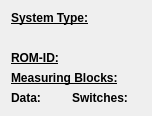
<?xml version="1.0" encoding="UTF-8"?>
<ui version="4.0">
 <class>CUinfo_simple_Form</class>
 <widget class="QWidget" name="CUinfo_simple_Form">
  <property name="geometry">
   <rect>
    <x>0</x>
    <y>0</y>
    <width>148</width>
    <height>112</height>
   </rect>
  </property>
  <property name="sizePolicy">
   <sizepolicy hsizetype="Expanding" vsizetype="Expanding">
    <horstretch>0</horstretch>
    <verstretch>0</verstretch>
   </sizepolicy>
  </property>
  <property name="minimumSize">
   <size>
    <width>0</width>
    <height>0</height>
   </size>
  </property>
  <property name="font">
   <font>
    <family>Liberation Sans</family>
    <pointsize>12</pointsize>
    <weight>75</weight>
    <bold>true</bold>
   </font>
  </property>
  <property name="windowTitle">
   <string/>
  </property>
  <layout class="QGridLayout" name="gridLayout">
   <item row="0" column="0" colspan="5">
    <widget class="QLabel" name="systemTypeTitle_label">
     <property name="sizePolicy">
      <sizepolicy hsizetype="Expanding" vsizetype="Expanding">
       <horstretch>0</horstretch>
       <verstretch>0</verstretch>
      </sizepolicy>
     </property>
     <property name="font">
      <font>
       <pointsize>9</pointsize>
       <weight>75</weight>
       <bold>true</bold>
       <underline>true</underline>
      </font>
     </property>
     <property name="text">
      <string>System Type:</string>
     </property>
    </widget>
   </item>
   <item row="1" column="0" colspan="5">
    <widget class="QLabel" name="systemType_label">
     <property name="sizePolicy">
      <sizepolicy hsizetype="Expanding" vsizetype="Expanding">
       <horstretch>0</horstretch>
       <verstretch>0</verstretch>
      </sizepolicy>
     </property>
     <property name="palette">
      <palette>
       <active>
        <colorrole role="WindowText">
         <brush brushstyle="SolidPattern">
          <color alpha="255">
           <red>0</red>
           <green>0</green>
           <blue>255</blue>
          </color>
         </brush>
        </colorrole>
       </active>
       <inactive>
        <colorrole role="WindowText">
         <brush brushstyle="SolidPattern">
          <color alpha="255">
           <red>0</red>
           <green>0</green>
           <blue>255</blue>
          </color>
         </brush>
        </colorrole>
       </inactive>
       <disabled>
        <colorrole role="WindowText">
         <brush brushstyle="SolidPattern">
          <color alpha="255">
           <red>118</red>
           <green>116</green>
           <blue>108</blue>
          </color>
         </brush>
        </colorrole>
       </disabled>
      </palette>
     </property>
     <property name="font">
      <font>
       <pointsize>9</pointsize>
       <weight>75</weight>
       <bold>true</bold>
      </font>
     </property>
     <property name="text">
      <string/>
     </property>
    </widget>
   </item>
   <item row="2" column="0" colspan="2">
    <widget class="QLabel" name="romIDtitle_label">
     <property name="sizePolicy">
      <sizepolicy hsizetype="Expanding" vsizetype="Expanding">
       <horstretch>0</horstretch>
       <verstretch>0</verstretch>
      </sizepolicy>
     </property>
     <property name="font">
      <font>
       <pointsize>9</pointsize>
       <weight>75</weight>
       <bold>true</bold>
       <underline>true</underline>
      </font>
     </property>
     <property name="text">
      <string>ROM-ID:</string>
     </property>
    </widget>
   </item>
   <item row="2" column="2" colspan="3">
    <widget class="QLabel" name="romID_label">
     <property name="sizePolicy">
      <sizepolicy hsizetype="Expanding" vsizetype="Expanding">
       <horstretch>0</horstretch>
       <verstretch>0</verstretch>
      </sizepolicy>
     </property>
     <property name="palette">
      <palette>
       <active>
        <colorrole role="WindowText">
         <brush brushstyle="SolidPattern">
          <color alpha="255">
           <red>150</red>
           <green>0</green>
           <blue>110</blue>
          </color>
         </brush>
        </colorrole>
       </active>
       <inactive>
        <colorrole role="WindowText">
         <brush brushstyle="SolidPattern">
          <color alpha="255">
           <red>150</red>
           <green>0</green>
           <blue>110</blue>
          </color>
         </brush>
        </colorrole>
       </inactive>
       <disabled>
        <colorrole role="WindowText">
         <brush brushstyle="SolidPattern">
          <color alpha="255">
           <red>118</red>
           <green>116</green>
           <blue>108</blue>
          </color>
         </brush>
        </colorrole>
       </disabled>
      </palette>
     </property>
     <property name="font">
      <font>
       <pointsize>9</pointsize>
       <weight>75</weight>
       <bold>true</bold>
      </font>
     </property>
     <property name="text">
      <string/>
     </property>
     <property name="alignment">
      <set>Qt::AlignCenter</set>
     </property>
    </widget>
   </item>
   <item row="3" column="0" colspan="5">
    <widget class="QLabel" name="nrofmbsswstitle_label">
     <property name="sizePolicy">
      <sizepolicy hsizetype="Expanding" vsizetype="Expanding">
       <horstretch>0</horstretch>
       <verstretch>0</verstretch>
      </sizepolicy>
     </property>
     <property name="font">
      <font>
       <pointsize>9</pointsize>
       <weight>75</weight>
       <bold>true</bold>
       <underline>true</underline>
      </font>
     </property>
     <property name="text">
      <string>Measuring Blocks:</string>
     </property>
    </widget>
   </item>
   <item row="4" column="0">
    <widget class="QLabel" name="nrofdatambstitle_label">
     <property name="sizePolicy">
      <sizepolicy hsizetype="Expanding" vsizetype="Expanding">
       <horstretch>0</horstretch>
       <verstretch>0</verstretch>
      </sizepolicy>
     </property>
     <property name="font">
      <font>
       <pointsize>9</pointsize>
       <weight>75</weight>
       <bold>true</bold>
      </font>
     </property>
     <property name="text">
      <string>Data:</string>
     </property>
    </widget>
   </item>
   <item row="4" column="1" colspan="2">
    <widget class="QLabel" name="nrofdatambs_label">
     <property name="sizePolicy">
      <sizepolicy hsizetype="Expanding" vsizetype="Expanding">
       <horstretch>0</horstretch>
       <verstretch>0</verstretch>
      </sizepolicy>
     </property>
     <property name="palette">
      <palette>
       <active>
        <colorrole role="WindowText">
         <brush brushstyle="SolidPattern">
          <color alpha="255">
           <red>0</red>
           <green>0</green>
           <blue>255</blue>
          </color>
         </brush>
        </colorrole>
       </active>
       <inactive>
        <colorrole role="WindowText">
         <brush brushstyle="SolidPattern">
          <color alpha="255">
           <red>0</red>
           <green>0</green>
           <blue>255</blue>
          </color>
         </brush>
        </colorrole>
       </inactive>
       <disabled>
        <colorrole role="WindowText">
         <brush brushstyle="SolidPattern">
          <color alpha="255">
           <red>118</red>
           <green>116</green>
           <blue>108</blue>
          </color>
         </brush>
        </colorrole>
       </disabled>
      </palette>
     </property>
     <property name="font">
      <font>
       <pointsize>9</pointsize>
       <weight>75</weight>
       <bold>true</bold>
      </font>
     </property>
     <property name="text">
      <string/>
     </property>
    </widget>
   </item>
   <item row="4" column="3">
    <widget class="QLabel" name="nrofswitchestitle_label">
     <property name="sizePolicy">
      <sizepolicy hsizetype="Expanding" vsizetype="Expanding">
       <horstretch>0</horstretch>
       <verstretch>0</verstretch>
      </sizepolicy>
     </property>
     <property name="font">
      <font>
       <pointsize>9</pointsize>
       <weight>75</weight>
       <bold>true</bold>
      </font>
     </property>
     <property name="text">
      <string>Switches:</string>
     </property>
    </widget>
   </item>
   <item row="4" column="4">
    <widget class="QLabel" name="nrofswitches_label">
     <property name="sizePolicy">
      <sizepolicy hsizetype="Expanding" vsizetype="Expanding">
       <horstretch>0</horstretch>
       <verstretch>0</verstretch>
      </sizepolicy>
     </property>
     <property name="palette">
      <palette>
       <active>
        <colorrole role="WindowText">
         <brush brushstyle="SolidPattern">
          <color alpha="255">
           <red>0</red>
           <green>0</green>
           <blue>255</blue>
          </color>
         </brush>
        </colorrole>
       </active>
       <inactive>
        <colorrole role="WindowText">
         <brush brushstyle="SolidPattern">
          <color alpha="255">
           <red>0</red>
           <green>0</green>
           <blue>255</blue>
          </color>
         </brush>
        </colorrole>
       </inactive>
       <disabled>
        <colorrole role="WindowText">
         <brush brushstyle="SolidPattern">
          <color alpha="255">
           <red>118</red>
           <green>116</green>
           <blue>108</blue>
          </color>
         </brush>
        </colorrole>
       </disabled>
      </palette>
     </property>
     <property name="font">
      <font>
       <pointsize>9</pointsize>
       <weight>75</weight>
       <bold>true</bold>
      </font>
     </property>
     <property name="text">
      <string/>
     </property>
    </widget>
   </item>
  </layout>
 </widget>
 <resources/>
 <connections/>
</ui>
